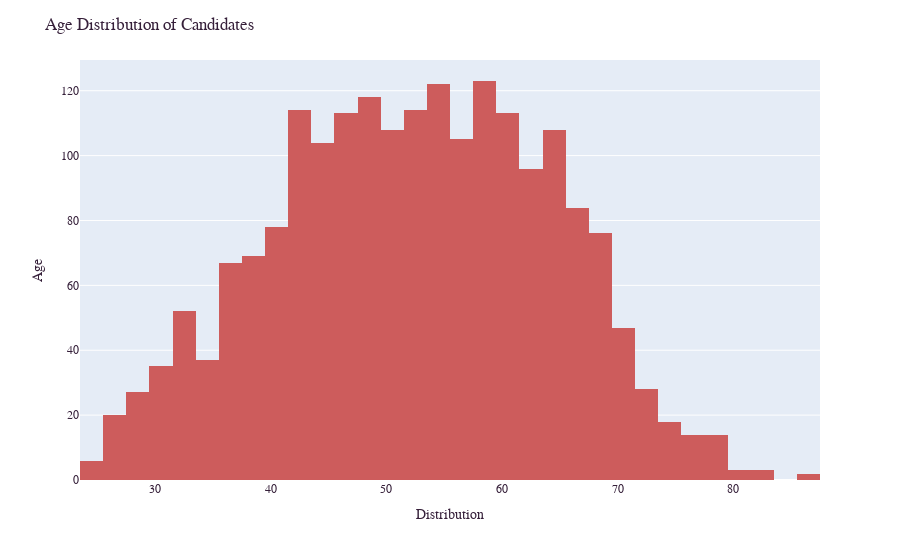

The notebook cell saved with this chart:
### Markdown cell above
### 5.3 Age distribution of candidates

### Code cell
# Visualize the age distribution of candidates
age_distribution_fig = px.histogram(df_NOTA, 
                                    x="AGE",
                                    color_discrete_sequence=['indianred'])
age_distribution_fig.update_layout(title_text='Age Distribution of Candidates',
                                   xaxis_title="Distribution",
                                   yaxis_title="Age")
age_distribution_fig.update_layout(font_family="Courier New",
                                   font_color="#351f39",
                                   title_font_family="Courier New",
                                   title_font_color="#351f39")
age_distribution_fig.show()

### Figure 1 — Plotly figure (JSON) as saved in the notebook; plotly's stock layout.template omitted (floating-point values rounded to 4 significant figures; data arrays with more than 128 entries replaced by an {"elided": "..."} marker saying what was removed)
{"data": [{"alignmentgroup": "True", "bingroup": "x", "hovertemplate": "AGE=%{x}<br>count=%{y}<extra></extra>", "legendgroup": "", "marker": {"color": "indianred"}, "name": "", "offsetgroup": "", "orientation": "v", "showlegend": false, "type": "histogram", "x": {"elided": "2018 int values"}, "xaxis": "x", "yaxis": "y"}], "layout": {"barmode": "relative", "font": {"color": "#351f39", "family": "Courier New"}, "legend": {"tracegroupgap": 0}, "margin": {"t": 60}, "title": {"font": {"color": "#351f39", "family": "Courier New"}, "text": "Age Distribution of Candidates"}, "xaxis": {"anchor": "y", "domain": [0, 1], "title": {"text": "Distribution"}}, "yaxis": {"anchor": "x", "domain": [0, 1], "title": {"text": "Age"}}}}
